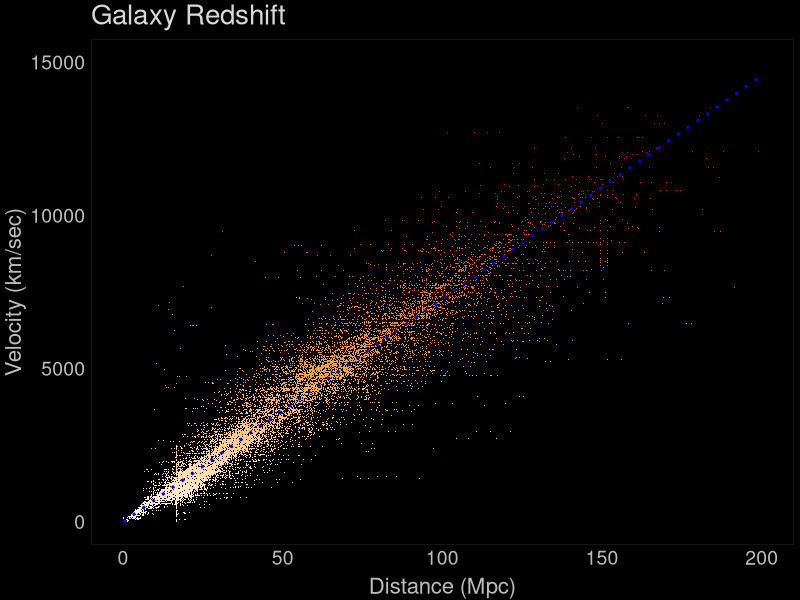

Source code (R):
#Set working directory, open files, fire up the libraries
# setwd("~/Dropbox/R/Star Catalog")
setwd("C:/Users/mcarozzo/Desktop/")
galaxies <- read.csv("galaxies.csv", na.strings="-")
library(ggplot2)

z_theme <- function() {
  theme_bw(base_size=9) +
    #Background and Grid formatting
    theme(panel.background=element_rect(fill="#000000", color="#000000")) +
    theme(plot.background=element_rect(fill="#000000", color="#000000")) +
    theme(panel.border=element_rect(color="#252525")) +
    theme(panel.grid.major=element_blank()) +
    theme(panel.grid.minor=element_blank()) +
    #Legend formatting
    theme(legend.background = element_rect(fill="#000000")) +
    theme(legend.text = element_blank()) +
    theme(legend.title= element_blank())+
    theme(legend.position="none")+
    #Axis & Title Formatting
    theme(plot.title=element_text(color="#D9D9D9", size=20, vjust=1.25)) +
    theme(axis.ticks=element_blank()) +
    theme(axis.text.x=element_text(size=14,color="#BDBDBD")) +
    theme(axis.text.y=element_text(size=14,color="#BDBDBD")) +
    theme(axis.title.x=element_text(size=16,color="#BDBDBD", vjust=0)) +
    theme(axis.title.y=element_text(size=16,color="#BDBDBD", vjust=1.25))
}

#Calculate the hubble constant. Set the Y intercept to 0.
print(lm(velocitykms~0+distancempc,data=galaxies))
# Hubble constant = 72.65 (km/sec)/Mpc
# The reciprocal of the Hubble Constant is the age of the universe:
# print((72.65/3.086e19)^-1 /(60*60*24*365.25))
# 13.46 billion years as the universe's age, not terribly far off.

# Final Plot
# Recommended Size = 900 x 600
galaxies$randomseed<-runif(nrow(galaxies),min=0,max=2*pi)
  ggplot(galaxies,aes(distancempc,velocitykms))+
  geom_point(size=.5,shape=".",aes(color=velocitykms))+
  geom_smooth(method="lm",se=F,color="blue",linetype=3,formula=y~0+x)+
  scale_color_gradientn(colours=c("white","orange","red","darkred"))+
  ylab("Velocity (km/sec)")+
  xlab("Distance (Mpc)")+
  ggtitle("Galaxy Redshift")+
  scale_y_continuous(limits=c(0,15000))+
  scale_x_continuous(limits=c(0,200))+
  z_theme()